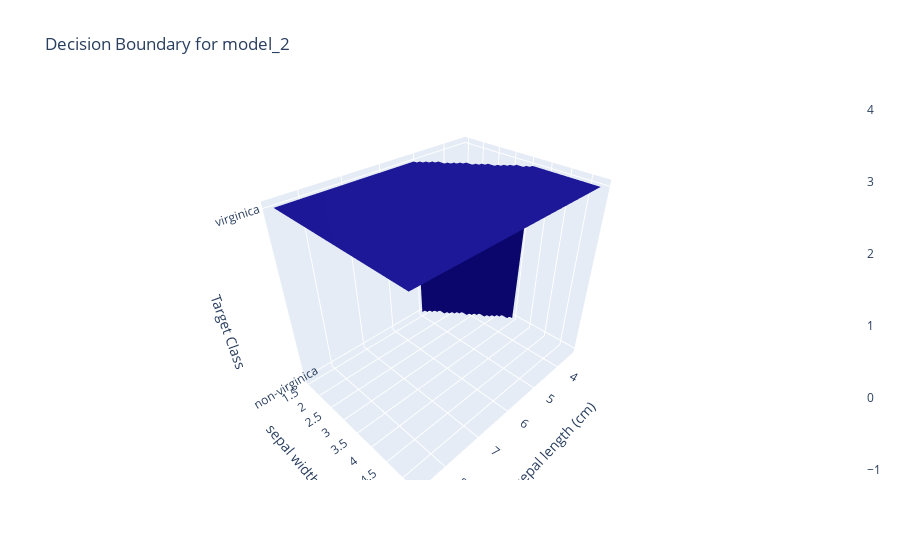

The cell this chart's notebook holds for it:
### Code cell
# Plot decision boundary for models with 1, 2, and 3 features
for model_name, model in models.items():
    features = len(model.coef_[0])
    if features <= 3:
        if features == 2:
            # Plot decision boundary for 2D models
            x_min, x_max = X_val[:, 0].min() - 1, X_val[:, 0].max() + 1
            y_min, y_max = X_val[:, 1].min() - 1, X_val[:, 1].max() + 1
            xx, yy = np.meshgrid(np.arange(x_min, x_max, 0.1), np.arange(y_min, y_max, 0.1))
            Z = model.predict(np.c_[xx.ravel(), yy.ravel()])
            Z = Z.reshape(xx.shape)
            
            # Create Plotly surface plot for decision boundary
            fig = go.Figure(data=[
                go.Surface(z=Z, x=xx, y=yy)
            ])
            fig.update_layout(title=f'Decision Boundary for {model_name}', scene=dict(
                xaxis_title=iris_dataset['feature_names'][0],
                yaxis_title=iris_dataset['feature_names'][1],
                zaxis_title="Target Class"
            ))
            fig.show()

### Figure 1 — Plotly figure (JSON) as saved in the notebook; plotly's stock layout.template omitted (floating-point values rounded to 4 significant figures; data arrays with more than 128 entries replaced by an {"elided": "..."} marker saying what was removed)
{"data": [{"type": "surface", "x": {"elided": "39x53 float values"}, "y": {"elided": "39x53 float values"}, "z": {"elided": "39x53 str values"}}], "layout": {"scene": {"xaxis": {"title": {"text": "sepal length (cm)"}}, "yaxis": {"title": {"text": "sepal width (cm)"}}, "zaxis": {"title": {"text": "Target Class"}}}, "title": {"text": "Decision Boundary for model_2"}}}
